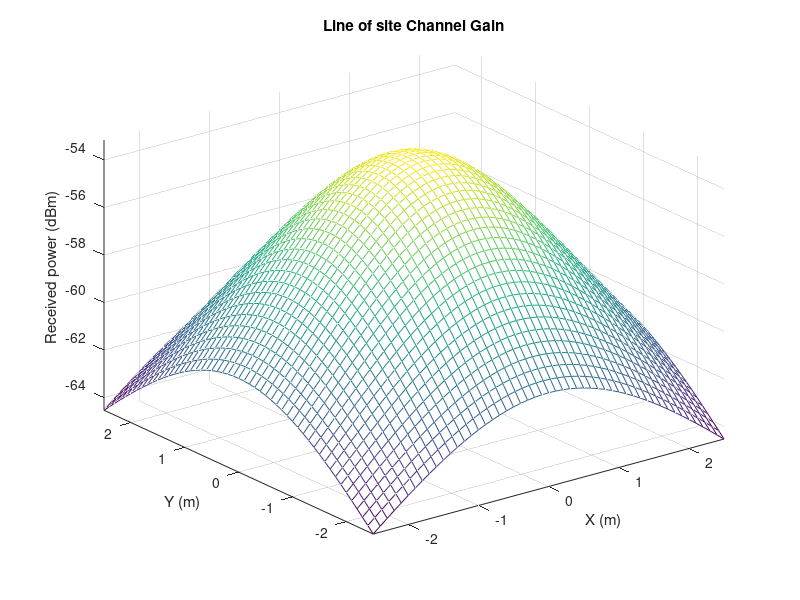
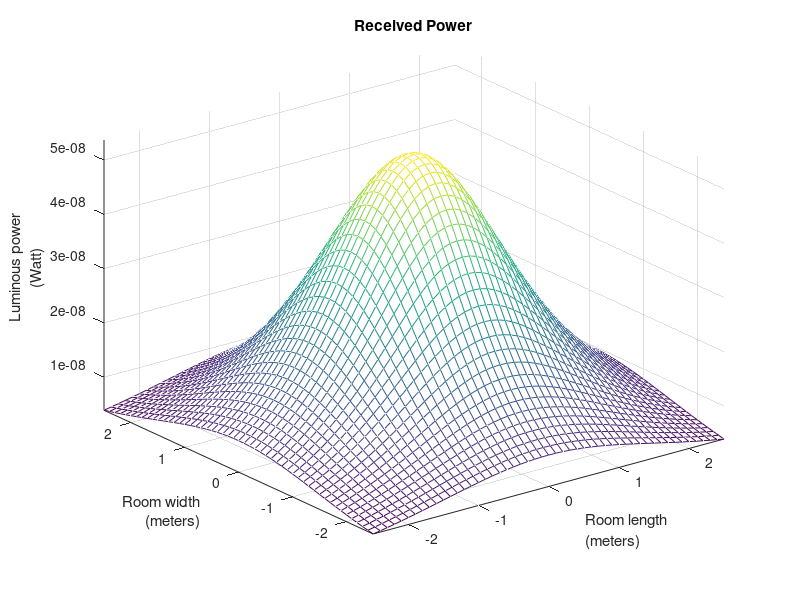

MATLAB code for these plots, in order:
clc 
clear all 
close  all 
theta=60;      % semi-angle at half power
D=1.48;
P_total=20;    %transmitted optical power by individual LED
Adet=7.8E-7 ;  %detector physical area of a PD
Ts=1 ;         %gain of an optical filter; ignore if no filter is used
index=1.5;                                       %refractive index of a lens at a PD; ignore if no lens is used
Dr= 115200;    %Data rate 
Iamb = 7E-8;   % Ambient light power (Ampere) %
q = 1.60E-19;  % Electron charge (C)
Ba = 4.5E6;    % Amplifier bandwidth (Hz)%
Iamf = 5e-12 ; % Amplifier noise density (Ampere/Hz^0.5)%
R_rx = 0.6;    %responsivity of receiver
FOV=30*pi/180; %FOV of a receiver
G_Con=(index^2)/sin(FOV);%gain of an optical concentrator; ignore if no lens is used
lx=5; ly=5; lz=3;        % room dimension in metre
h=2.15;                  %the distance between source and receiver plane
XT=0; YT=0 ;             % position of LED;
Nx=lx*10; Ny=ly*10;      % number of grid in the receiver plane
x=-lx/2:lx/Nx:lx/2;
y=-ly/2:ly/Ny:ly/2;
[XR,YR]=meshgrid(x,y);                 % receiver plane grid
D1=sqrt((XR-XT(1,1)).^2+(YR-YT(1,1)).^2+h^2);         % distance vector from source 1
cosphi_A1=h./D1;                          % angle vector
m=-log10(2)/log10(cosd(theta));   %Lambertian order of emission
H_A1=(m+1)*Adet.*cosphi_A1.^(m+1)./(2*pi.*D1.^2); % channel DC gain for source 1
P_rec=P_total.*H_A1.*Ts.*G_Con;    % received power 
P_rec_dBm=10*log10(P_rec);


%% 'Line of site Channel Gain
meshc(x,y,P_rec_dBm);
xlabel('X (m)');
ylabel('Y (m)');
zlabel('Received power (dBm)');
axis([-lx/2 lx/2 -ly/2 ly/2 min(min(P_rec_dBm)) max(max(P_rec_dBm))]);
title('Line of site Channel Gain');
%% Received Power
figure(2)
meshc(x,y,H_A1);
xlabel({'Room length','(meters)'});
ylabel ({'Room width','(meters)'});
zlabel ({'Luminous power','(Watt)'});
axis([-lx/2 lx/2 -ly/2 ly/2 min(min(H_A1)) max(max(H_A1))]);
title({'Received Power'});






